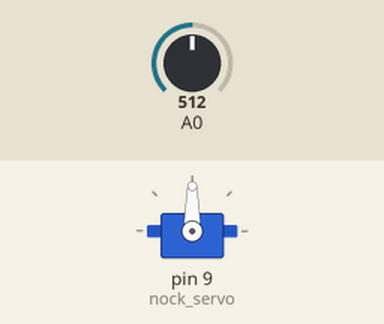
The sketch below on a simulated Arduino Uno, built with avr-gcc and run on an emulated ATmega328P. Parts: servo. The test bench sets the inputs (shaded band); at power-on: A0 = 512.

Above: at 1.2 s.
1.3 s: A0 set to 716
At 2.5 s:
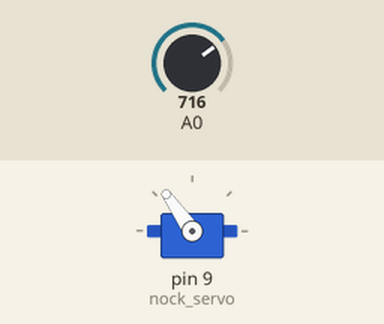
2.8 s: A0 set to 900
At 3.3 s:
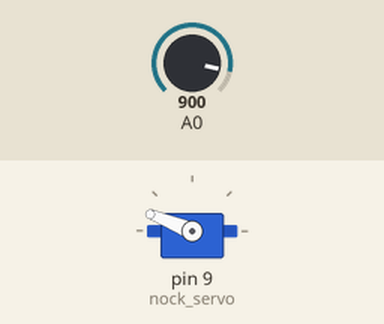
4.3 s: A0 set to 1023
At 4.8 s:
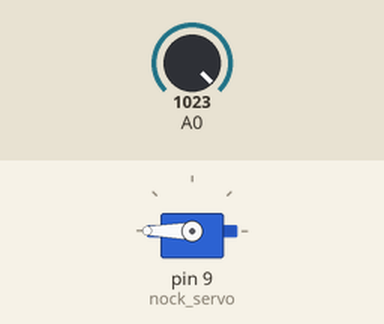
5.8 s: A0 set to 306
At 6.9 s:
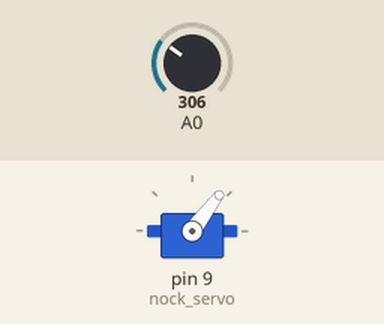
7.3 s: A0 set to 122
At 8.3 s:
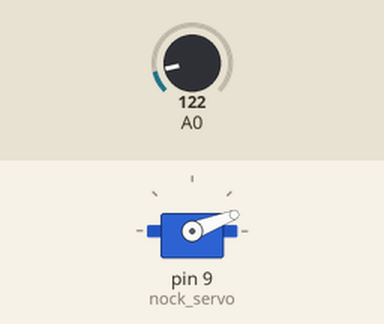
Timing chart, 0 to 9.8 s (numbered marks = the images above; inputs shaded):
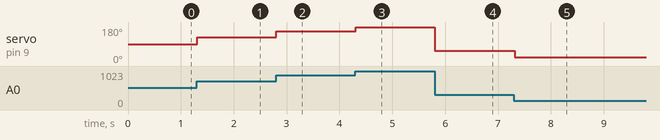

The sketch:

009_servo_degree.ino
```cpp
#include <Servo.h> //서보모터 라이브러리(설치안해두됨)

Servo nock_servo; //서보모터

void setup() {
  nock_servo.attach(9); //서보모터 9번에 연결함!
}

void loop() {
  int data = analogRead(A0); //가변저항값을 읽음!
  nock_servo.write(map(data,0,1023,0,180)); //각도로 변환!
  delay(15);
}
```

Measured:
- after the input at 1.3 s, servo on pin 9 (nock_servo): 90° → 125° at once
- after the input at 2.8 s, servo on pin 9 (nock_servo): 125° → 158° at once
- after the input at 4.3 s, servo on pin 9 (nock_servo): 158° → 180° at once
- after the input at 5.8 s, servo on pin 9 (nock_servo): 180° → 53° at once
- after the input at 7.3 s, servo on pin 9 (nock_servo): 53° → 21° at once
